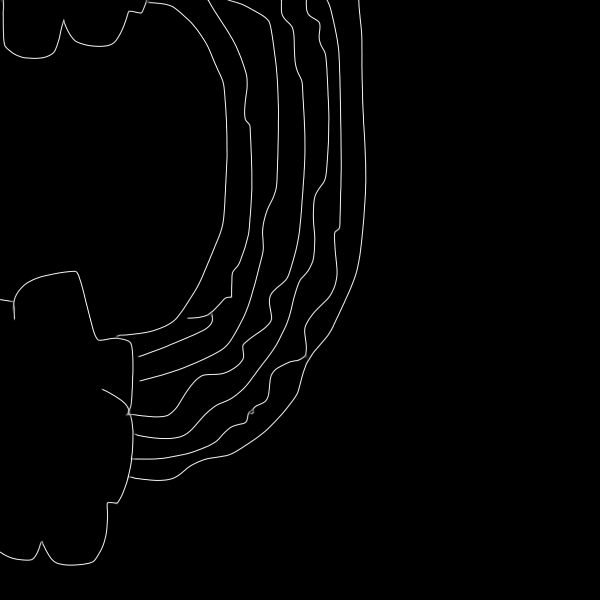
#> input picture main/graph_extraction/testcases/input/1.png, 600 x 600 px, found by its file name
$ python improve.py
#> lines starting #> are read from the running program, lines starting #| are printed output that depends on the picture; pictures that were not available may be replaced by others from this repository, and a replacement may not be noted
import cv2
import matplotlib.pyplot as plt
print("read")
import numpy as np


from scipy.ndimage import maximum_filter, rank_filter, minimum_filter

def circ(radius):
    size=2*radius+1
    kernel = np.zeros((size, size), dtype=np.uint8)
    cv2.circle(kernel, (radius, radius), radius, 1, -1)
    return kernel

img = cv2.imread("testcases/input/1.png", cv2.IMREAD_GRAYSCALE)
#> img is the input picture: shape (600, 600); min 0, max 255, mean 3.1
kernel = cv2.imread("debug_files/conv2.png", cv2.IMREAD_GRAYSCALE)
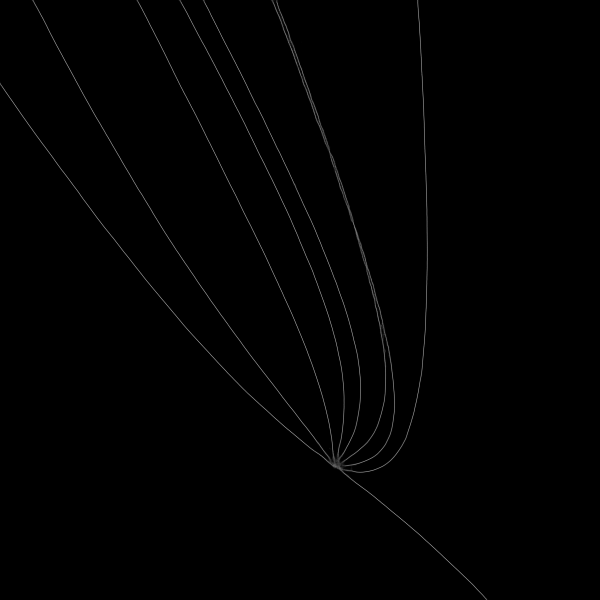
#> input picture main/graph_extraction/testcases/input/10.png, 600 x 600 px, given in place of conv2.png, which was not available
#> kernel is the input picture: shape (600, 600); min 0, max 120, mean 1.2
kernel = kernel.astype(np.float32)
kernel -= 127
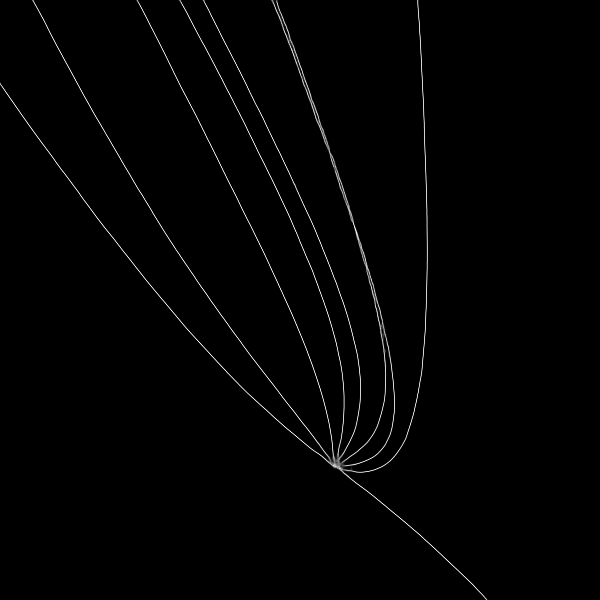
#> kernel: shape (600, 600) float32; min -127, max -7, mean -125.8; drawn with min black and max white
kernel = kernel/kernel.sum()
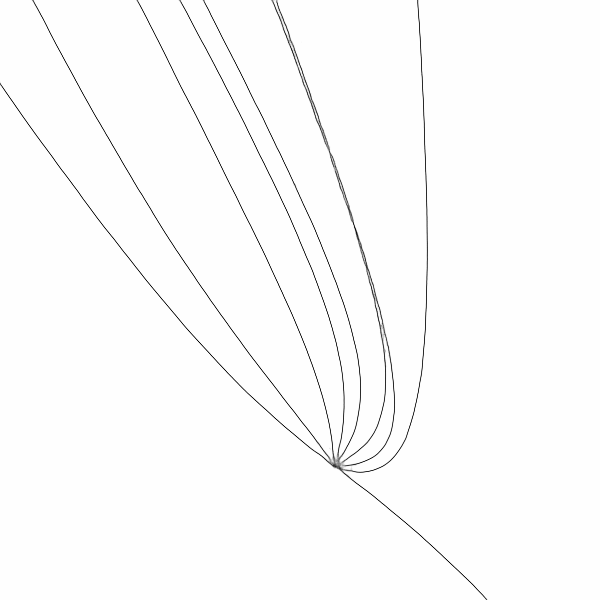
#> kernel: shape (600, 600) float32; min 1.55e-07, max 2.8e-06, mean 2.78e-06; drawn with min black and max white

result = cv2.filter2D(src=img, ddepth=-1, kernel=kernel)
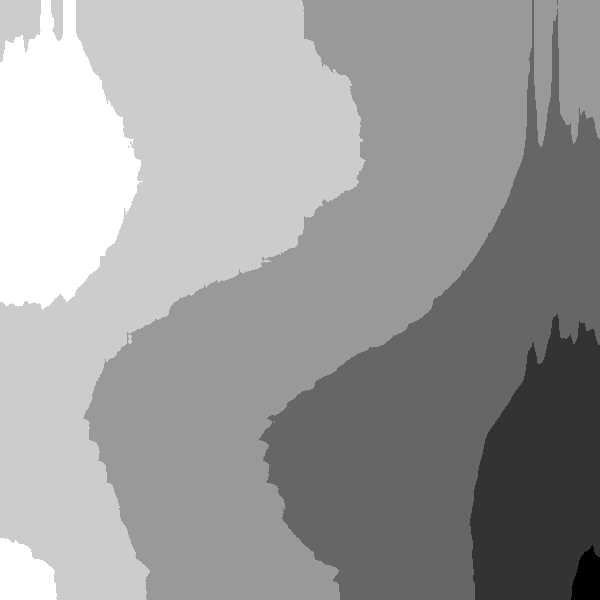
#> result: shape (600, 600); min 0, max 5, mean 3.08; drawn with min black and max white

cv2.imwrite("debug_files/convolved.png", result)

# [20 lines of commented-out code are left out]
